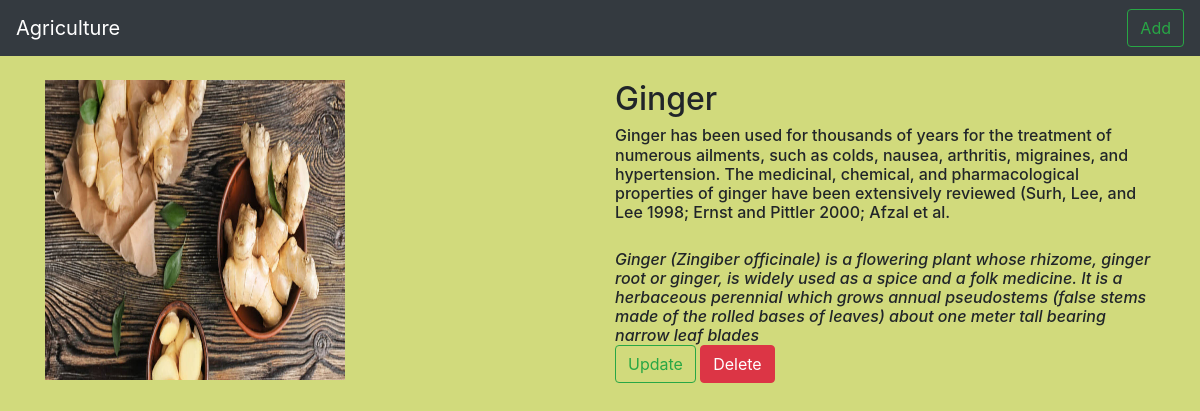
The app's page /agri/7/ with its own data.
### agriapp/models.py (models this page shows, shortened)
class Agri(models.Model):
    name=models.CharField(max_length=250)
    use=models.TextField()
    About=models.TextField()
    img=models.ImageField(upload_to="gallery")

### agriapp/views.py (the view)
# urls.py: path('agri/<int:agri_id>/',views.detail,name='detail'),
def detail(request,agri_id):
    ag=Agri.objects.get(id=agri_id)
    return render(request,"detail.html",{'agr':ag})

### templates/detail.html
{% extends 'base.html' %}
{% block body %}
<div class="container">
  <div class="row">
     <div class="col-md-6"><br>
        <img src="{{agr.img.url}}" width="300" height="300">
     </div>
   <div class="col-md-6"><br>
    <h2>{{agr.name}}</h2>
    <h6>{{agr.use}}<h6><br>
    <i>{{agr.About}}</i><br>
        <a class="btn btn-outline-success" href="{% url 'agriapp:update' agr.id %}" type="button">Update</a>
        <a class="btn btn-danger" href="{% url 'agriapp:delete' agr.id %}" type="button">Delete</a>
   </div>
  </div>
</div>
{% endblock %}

### static/style.css (style rules this page uses)
body { background-color:#D1DA7C; }

### records on screen
Agri: img (picture), name "Ginger", use "Ginger has been used for thousands of years for the treatment of numerous ailments, such as colds, nausea, arthritis, migraines, and hypertension. The medicinal, chemical, and pharmacological properties of ginger have been extensively reviewed (Surh, Lee, and Lee 1998; Ernst and Pittler 2000; Afzal et al.", About "Ginger (Zingiber officinale) is a flowering plant whose rhizome, ginger root or ginger, is widely used as a spice and a folk medicine. It is a herbaceous perennial which grows annual pseudostems (false stems made of the rolled bases of leaves) about one meter tall bearing narrow leaf blades"
